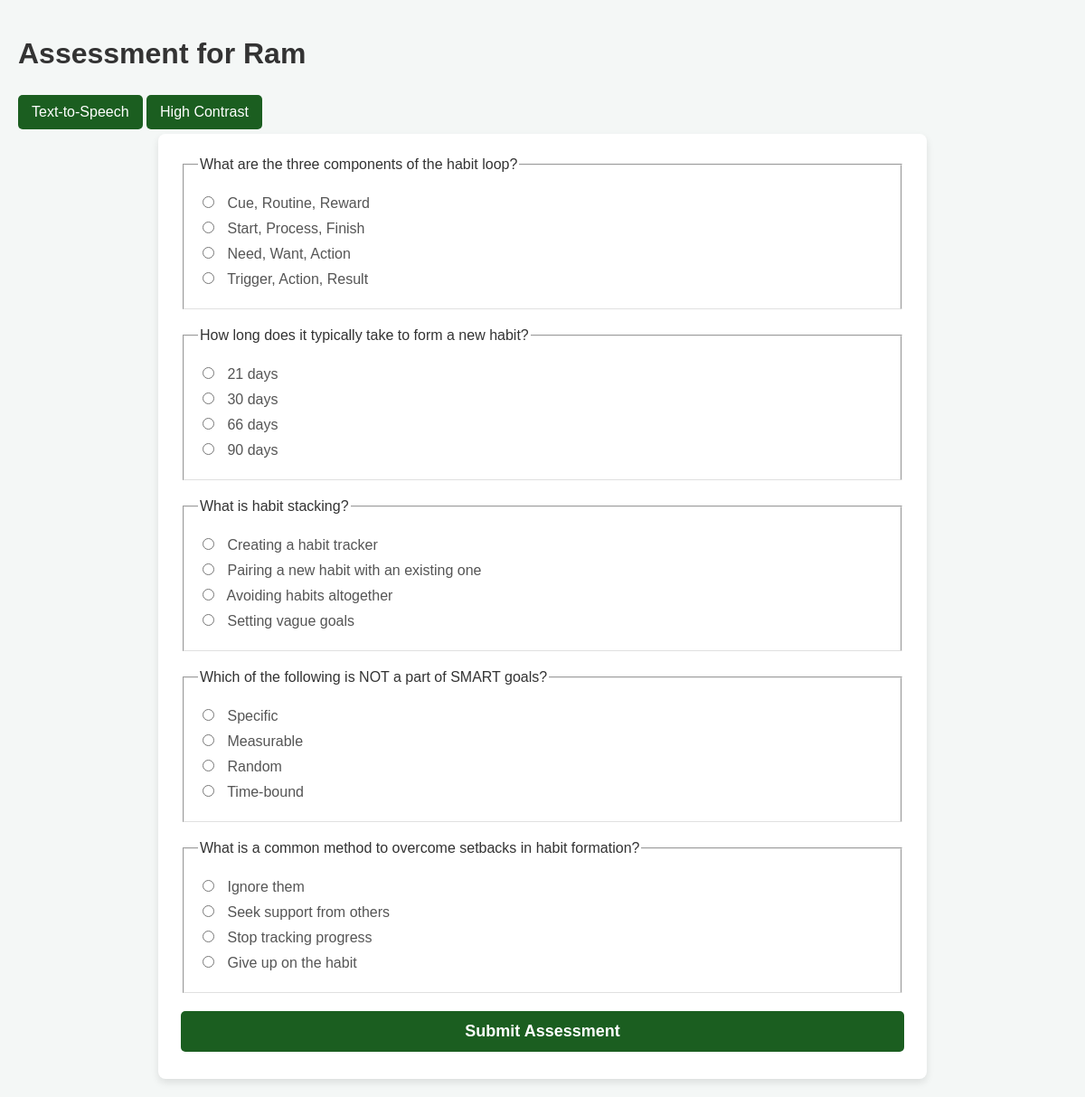
Screenshot of /assessment/1 (signed in) with the database file from the repository.
### tables this page shows
CREATE TABLE Assessments (
    assessment_id INTEGER PRIMARY KEY AUTOINCREMENT,
    course_id INTEGER,
    question TEXT,
    option1 TEXT,
    option2 TEXT,
    option3 TEXT,
    option4 TEXT,
    correct_option TEXT,
    FOREIGN KEY(course_id) REFERENCES CourseContent(course_id) ON DELETE CASCADE
);

### Main.py (the view)
@app.route('/assessment/<int:content_id>', methods=['GET', 'POST'])
def assessment(content_id):
    if 'user_id' not in session:
        flash('You need to log in first.')
        return redirect(url_for('login'))
    user_id = session['user_id']
    conn = get_db_connection()
    cursor = conn.cursor()
    print(content_id)
    cursor.execute('''
        SELECT a.assessment_id, a.question, a.option1, a.option2, a.option3, a.option4, a.correct_option, a.course_id
        FROM Assessments a
        WHERE a.course_id = ?
    ''', (content_id,))
    assessment_questions = cursor.fetchall()
    conn.commit()
    conn.close()
    return render_template('assessment.html', assessment_questions=assessment_questions, user=session, content_id=content_id)

### Main.py (called while the page is built)
def get_db_connection():
    conn = sqlite3.connect('habit_tracker.db',timeout=10)
    conn.row_factory = sqlite3.Row  # To fetch rows as dictionaries
    return conn

### templates/assessment.html (shortened to what this page needs)
<!DOCTYPE html>
<html lang="en">
<head>
</head>
<body>
    <h1>Assessment for {{ user.name }}</h1>
    <div class="accessibility-controls">
        <button onclick="toggleTextToSpeech()">Text-to-Speech</button>
        <button onclick="toggleContrast()">High Contrast</button>
    </div>
    <div class="container">
        <form method="POST" action="{{ url_for('submit_assessment', content_id=content_id) }}" class="text-to-speak">
            {% for question in assessment_questions %}
                <fieldset class="question-container">
                    <legend>{{ question.question }}</legend>
                    <label class="option">
                        <input type="radio" name="question_{{ question.assessment_id }}" value="1">
                        {{ question.option1 }}
                    </label>
                    <label class="option">
                        <input type="radio" name="question_{{ question.assessment_id }}" value="2">
                        {{ question.option2 }}
                    </label>
                    <label class="option">
                        <input type="radio" name="question_{{ question.assessment_id }}" value="3">
                        {{ question.option3 }}
                    </label>
                    <label class="option">
                        <input type="radio" name="question_{{ question.assessment_id }}" value="4">
                        {{ question.option4 }}
                    </label>
                </fieldset>
            {% endfor %}
            <button type="submit">Submit Assessment</button>
        </form>
    </div>
</body>
</html>

### templates/assessment.html (style rules this page uses)
body { font-family: Arial, sans-serif; background-color: #f4f7f6; color: #333; margin: 0; padding: 20px; }
.container { max-width: 800px; margin: 0 auto; background: #ffffff; padding: 25px; border-radius: 8px; box-shadow: 0 4px 8px rgba(0, 0, 0, 0.1); }
.question-container { margin-bottom: 20px; padding: 15px; border-bottom: 1px solid #e0e0e0; }
.option { display: block; margin: 8px 0; font-size: 16px; color: #555; }
input[type="radio"] { margin-right: 10px; accent-color: #1B5E20; }
button[type="submit"] { display: block; width: 100%; padding: 12px; margin-top: 20px; background-color: #1B5E20; color: #ffffff; font-size: 18px; font-weight: bold; border: none; border-radius: 5px; cursor: pointer; transition: background-color 0.3s; }
button, select { display: inline-block; padding: 10px 15px; font-size: 1em; color: #fff; background-color: #1B5E20; border: none; border-radius: 5px; cursor: pointer; transition: background-color 0.3s ease, transform 0.2s ease; margin: 5px 0; }

### rows the page displays
Assessments: question "What are the three components of the habit loop?", option1 "Cue, Routine, Reward", option2 "Start, Process, Finish", option3 "Need, Want, Action", option4 "Trigger, Action, Result"
Assessments: question "How long does it typically take to form a new habit?", option1 "21 days", option2 "30 days", option3 "66 days", option4 "90 days"
Assessments: question "What is habit stacking?", option1 "Creating a habit tracker", option2 "Pairing a new habit with an existing one", option3 "Avoiding habits altogether", option4 "Setting vague goals"
Assessments: question "Which of the following is NOT a part of SMART goals?", option1 "Specific", option2 "Measurable", option3 "Random", option4 "Time-bound"
Assessments: question "What is a common method to overcome setbacks in habit formation?", option1 "Ignore them", option2 "Seek support from others", option3 "Stop tracking progress", option4 "Give up on the habit"

### other values shown
{{ user.name }} "Ram"
